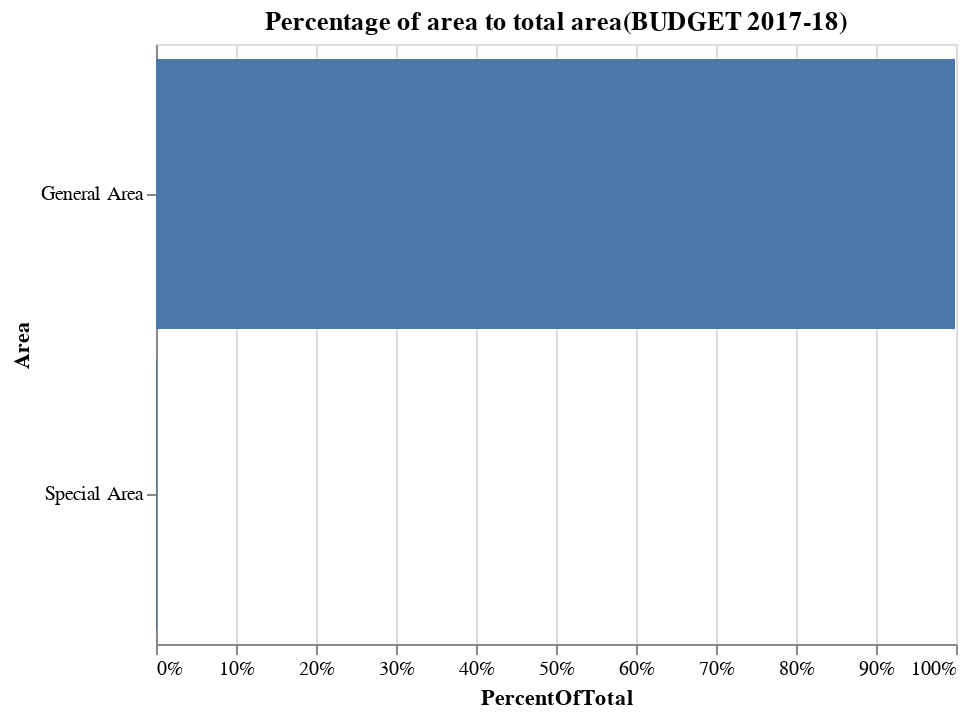

The cell this chart's notebook holds for it:
### Code cell
alt.Chart(groupby_Area).mark_bar().encode(
    alt.X('PercentOfTotal:Q', axis=alt.Axis(format='.0%')),
    y='Area:N'
).transform_window(
    TotalArea='sum(BUDGET_2017_18)',
    frame=[None, None]
).transform_calculate(
    PercentOfTotal="datum.BUDGET_2017_18/datum.TotalArea"
).properties(
    title='Percentage of area to total area(BUDGET 2017-18)'
).interactive()

### Figure 1 — Vega-Lite specification as saved in the notebook (floating-point values rounded to 4 significant figures)
{"$schema": "https://vega.github.io/schema/vega-lite/v2.6.0.json", "config": {"view": {"height": 300, "width": 400}}, "data": {"name": "data-01b9c309c27e1268fb9daca02e5d85c0"}, "datasets": {"data-01b9c309c27e1268fb9daca02e5d85c0": [{"#": 381371, "ACTUALS_2016_17": 5307000.0, "Area": "General Area", "BUDGET_2017_18": 8463000.0, "BUDGET_2018_19": 9066000.0, "Object Head": 0, "REVISED_2017_18": 7036000.0, "Voucher Head": 0}, {"#": 34045, "ACTUALS_2016_17": 8058.0, "Area": "Special Area", "BUDGET_2017_18": 10440.0, "BUDGET_2018_19": 1571.0, "Object Head": 0, "REVISED_2017_18": 3887.0, "Voucher Head": 0}]}, "encoding": {"x": {"axis": {"format": ".0%"}, "field": "PercentOfTotal", "type": "quantitative"}, "y": {"field": "Area", "type": "nominal"}}, "mark": "bar", "selection": {"selector006": {"bind": "scales", "encodings": ["x", "y"], "mark": {"fill": "#333", "fillOpacity": 0.125, "stroke": "white"}, "on": "[mousedown, window:mouseup] > window:mousemove!", "resolve": "global", "translate": "[mousedown, window:mouseup] > window:mousemove!", "type": "interval", "zoom": "wheel!"}}, "title": "Percentage of area to total area(BUDGET 2017-18)", "transform": [{"frame": [null, null], "window": [{"as": "TotalArea", "field": "BUDGET_2017_18", "op": "sum"}]}, {"as": "PercentOfTotal", "calculate": "datum.BUDGET_2017_18/datum.TotalArea"}]}
